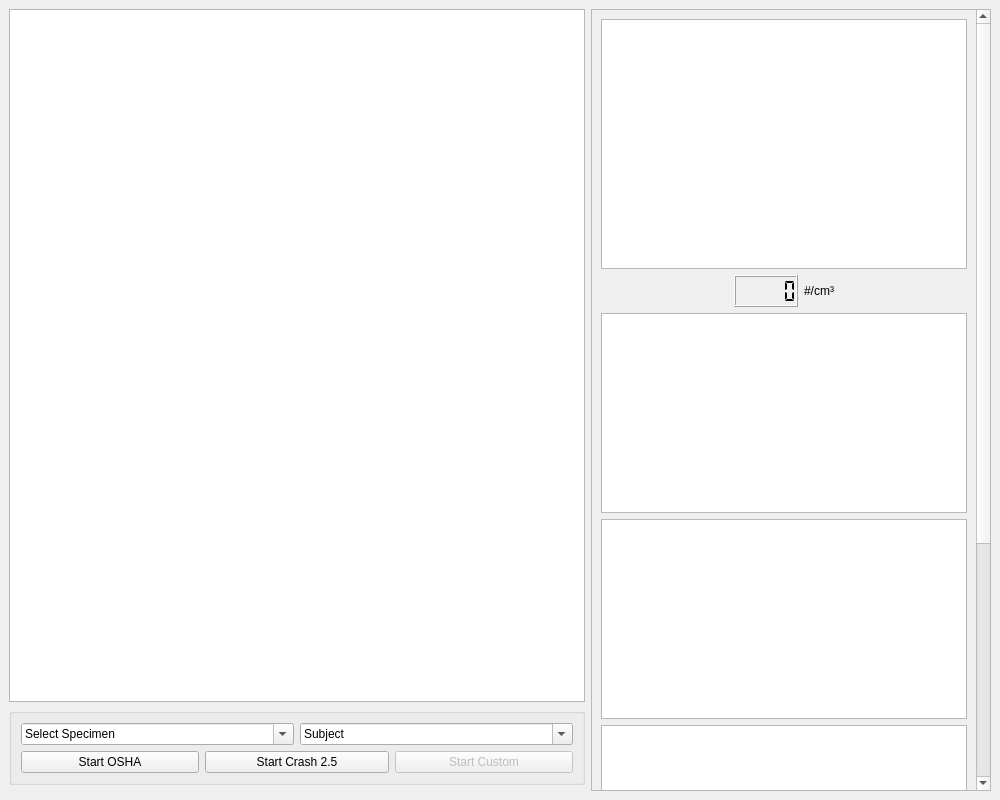
<?xml version="1.0" encoding="UTF-8"?>
<ui version="4.0">
 <class>MainWindow</class>
 <widget class="QMainWindow" name="MainWindow">
  <property name="geometry">
   <rect>
    <x>0</x>
    <y>0</y>
    <width>1000</width>
    <height>800</height>
   </rect>
  </property>
  <property name="sizePolicy">
   <sizepolicy hsizetype="Expanding" vsizetype="Expanding">
    <horstretch>0</horstretch>
    <verstretch>0</verstretch>
   </sizepolicy>
  </property>
  <property name="windowTitle">
   <string>FTL (0.0.1-devel)</string>
  </property>
  <property name="windowIcon">
   <iconset theme="QIcon::ThemeIcon::UserAvailable"/>
  </property>
  <widget class="QWidget" name="centralwidget">
   <property name="sizePolicy">
    <sizepolicy hsizetype="Expanding" vsizetype="Expanding">
     <horstretch>0</horstretch>
     <verstretch>0</verstretch>
    </sizepolicy>
   </property>
   <layout class="QGridLayout" name="gridLayout">
    <item row="1" column="0">
     <layout class="QGridLayout" name="gridLayout_2">
      <property name="sizeConstraint">
       <enum>QLayout::SetDefaultConstraint</enum>
      </property>
      <item row="1" column="0">
       <widget class="QTableView" name="testTable">
        <property name="showGrid">
         <bool>false</bool>
        </property>
        <attribute name="horizontalHeaderVisible">
         <bool>false</bool>
        </attribute>
        <attribute name="verticalHeaderVisible">
         <bool>false</bool>
        </attribute>
       </widget>
      </item>
      <item row="1" column="2" rowspan="3">
       <widget class="QScrollArea" name="scrollArea">
        <property name="sizePolicy">
         <sizepolicy hsizetype="Expanding" vsizetype="Expanding">
          <horstretch>0</horstretch>
          <verstretch>0</verstretch>
         </sizepolicy>
        </property>
        <property name="maximumSize">
         <size>
          <width>400</width>
          <height>16777215</height>
         </size>
        </property>
        <property name="autoFillBackground">
         <bool>false</bool>
        </property>
        <property name="frameShadow">
         <enum>QFrame::Plain</enum>
        </property>
        <property name="horizontalScrollBarPolicy">
         <enum>Qt::ScrollBarAlwaysOff</enum>
        </property>
        <property name="widgetResizable">
         <bool>true</bool>
        </property>
        <widget class="QWidget" name="scrollAreaWidgetContents">
         <property name="geometry">
          <rect>
           <x>0</x>
           <y>0</y>
           <width>375</width>
           <height>1134</height>
          </rect>
         </property>
         <property name="sizePolicy">
          <sizepolicy hsizetype="Fixed" vsizetype="Preferred">
           <horstretch>0</horstretch>
           <verstretch>0</verstretch>
          </sizepolicy>
         </property>
         <property name="maximumSize">
          <size>
           <width>400</width>
           <height>16777215</height>
          </size>
         </property>
         <layout class="QVBoxLayout" name="verticalLayout">
          <item>
           <layout class="QVBoxLayout" name="verticalLayout_2">
            <item>
             <widget class="SequentialSeriesScrollingChartView" name="rawChartView">
              <property name="sizePolicy">
               <sizepolicy hsizetype="Expanding" vsizetype="Fixed">
                <horstretch>0</horstretch>
                <verstretch>0</verstretch>
               </sizepolicy>
              </property>
              <property name="minimumSize">
               <size>
                <width>0</width>
                <height>250</height>
               </size>
              </property>
             </widget>
            </item>
            <item>
             <layout class="QHBoxLayout" name="horizontalLayout">
              <item>
               <spacer name="horizontalSpacer_2">
                <property name="orientation">
                 <enum>Qt::Horizontal</enum>
                </property>
                <property name="sizeHint" stdset="0">
                 <size>
                  <width>40</width>
                  <height>20</height>
                 </size>
                </property>
               </spacer>
              </item>
              <item>
               <widget class="QLCDNumber" name="rawCountLCD">
                <property name="minimumSize">
                 <size>
                  <width>0</width>
                  <height>32</height>
                 </size>
                </property>
                <property name="font">
                 <font>
                  <pointsize>18</pointsize>
                  <bold>true</bold>
                 </font>
                </property>
                <property name="frameShadow">
                 <enum>QFrame::Raised</enum>
                </property>
                <property name="segmentStyle">
                 <enum>QLCDNumber::Flat</enum>
                </property>
               </widget>
              </item>
              <item>
               <widget class="QLabel" name="label">
                <property name="sizePolicy">
                 <sizepolicy hsizetype="Fixed" vsizetype="Preferred">
                  <horstretch>0</horstretch>
                  <verstretch>0</verstretch>
                 </sizepolicy>
                </property>
                <property name="text">
                 <string>#/cm³</string>
                </property>
                <property name="alignment">
                 <set>Qt::AlignCenter</set>
                </property>
               </widget>
              </item>
              <item>
               <spacer name="horizontalSpacer">
                <property name="orientation">
                 <enum>Qt::Horizontal</enum>
                </property>
                <property name="sizeHint" stdset="0">
                 <size>
                  <width>40</width>
                  <height>20</height>
                 </size>
                </property>
               </spacer>
              </item>
             </layout>
            </item>
            <item>
             <widget class="FitFactorChartView" name="ffGraph">
              <property name="minimumSize">
               <size>
                <width>0</width>
                <height>200</height>
               </size>
              </property>
             </widget>
            </item>
            <item>
             <widget class="SequentialSeriesScrollingChartView" name="ambientSampleGraph">
              <property name="minimumSize">
               <size>
                <width>0</width>
                <height>200</height>
               </size>
              </property>
             </widget>
            </item>
            <item>
             <widget class="SequentialSeriesScrollingChartView" name="specimenSampleGraph">
              <property name="minimumSize">
               <size>
                <width>0</width>
                <height>200</height>
               </size>
              </property>
             </widget>
            </item>
            <item>
             <widget class="SequentialSeriesScrollingChartView" name="liveFFGraph">
              <property name="minimumSize">
               <size>
                <width>0</width>
                <height>200</height>
               </size>
              </property>
             </widget>
            </item>
            <item>
             <spacer name="verticalSpacer">
              <property name="orientation">
               <enum>Qt::Vertical</enum>
              </property>
              <property name="sizeHint" stdset="0">
               <size>
                <width>20</width>
                <height>40</height>
               </size>
              </property>
             </spacer>
            </item>
           </layout>
          </item>
         </layout>
        </widget>
       </widget>
      </item>
      <item row="2" column="0">
       <widget class="QGroupBox" name="groupBox">
        <property name="title">
         <string/>
        </property>
        <layout class="QGridLayout" name="layout_controlbox">
         <item row="1" column="2" colspan="2">
          <widget class="QPushButton" name="startTest2">
           <property name="text">
            <string>Start Crash 2.5</string>
           </property>
           <property name="autoDefault">
            <bool>true</bool>
           </property>
           <property name="default">
            <bool>false</bool>
           </property>
          </widget>
         </item>
         <item row="1" column="0" colspan="2">
          <widget class="QPushButton" name="startTest1">
           <property name="text">
            <string>Start OSHA</string>
           </property>
           <property name="default">
            <bool>false</bool>
           </property>
          </widget>
         </item>
         <item row="1" column="4" colspan="2">
          <widget class="QPushButton" name="startTest3">
           <property name="enabled">
            <bool>false</bool>
           </property>
           <property name="text">
            <string>Start Custom</string>
           </property>
          </widget>
         </item>
         <item row="0" column="0" colspan="3">
          <widget class="QComboBox" name="specimenSelector">
           <property name="editable">
            <bool>true</bool>
           </property>
           <property name="currentText">
            <string>Select Specimen</string>
           </property>
          </widget>
         </item>
         <item row="0" column="3" colspan="3">
          <widget class="QComboBox" name="subjectSelector">
           <property name="editable">
            <bool>true</bool>
           </property>
           <property name="currentText">
            <string>Subject</string>
           </property>
          </widget>
         </item>
        </layout>
       </widget>
      </item>
     </layout>
    </item>
   </layout>
  </widget>
  <widget class="QMenuBar" name="menubar">
   <property name="geometry">
    <rect>
     <x>0</x>
     <y>0</y>
     <width>1000</width>
     <height>34</height>
    </rect>
   </property>
  </widget>
 </widget>
 <customwidgets>
  <customwidget>
   <class>SequentialSeriesScrollingChartView</class>
   <extends>QGraphicsView</extends>
   <header>sequentialseriesscrollingchartview.h</header>
  </customwidget>
  <customwidget>
   <class>FitFactorChartView</class>
   <extends>QGraphicsView</extends>
   <header>fitfactorchartview.h</header>
  </customwidget>
 </customwidgets>
 <resources/>
 <connections/>
</ui>
